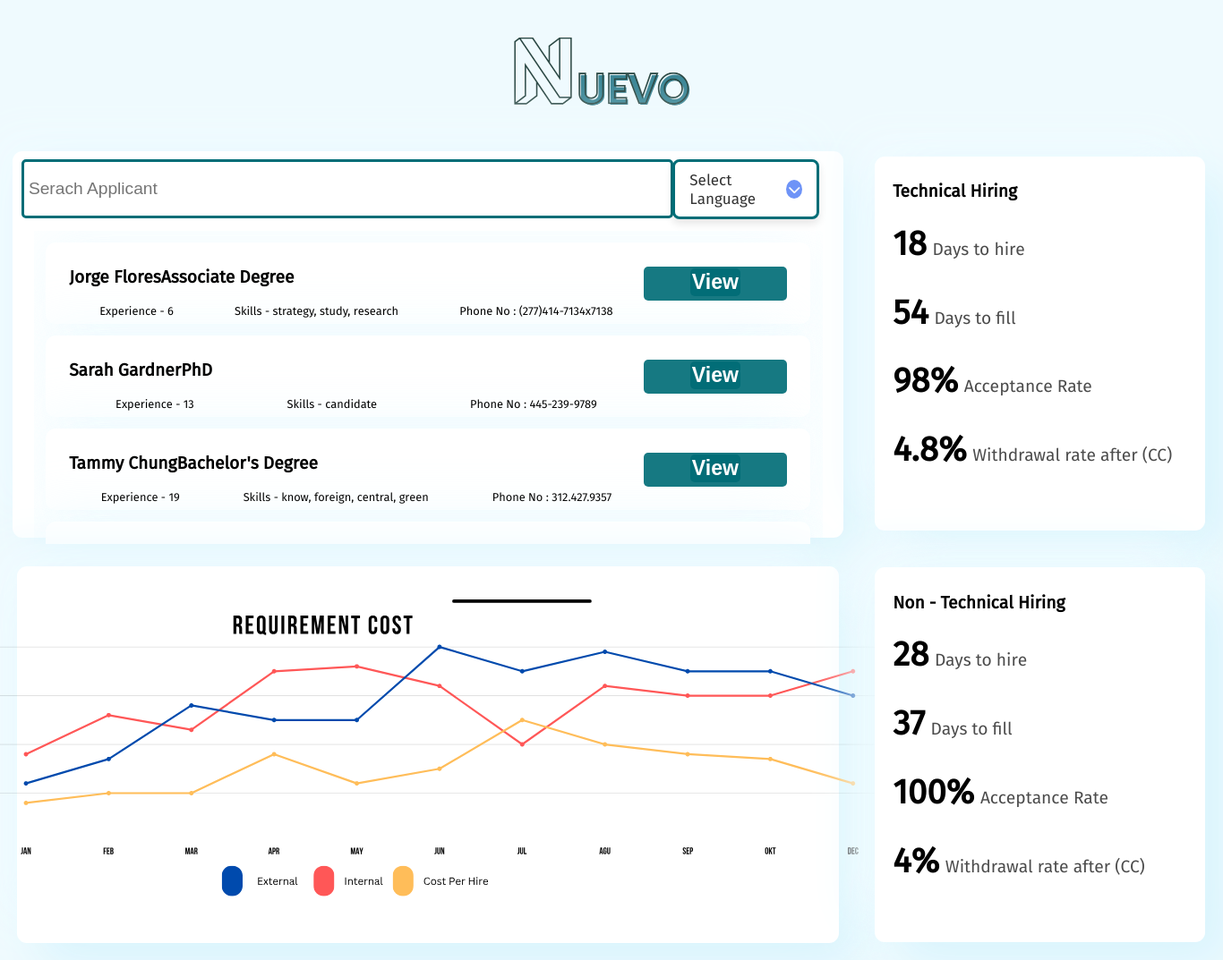
/dashboard/, run on the app's committed database.
### adminApp/models.py (models this page shows)
class Person(models.Model):
    name = models.CharField(max_length=255)
    qualifications = models.CharField(max_length=255)
    experience = models.IntegerField()
    skills = models.TextField()
    cultural_fit = models.CharField(max_length=255)
    phone_number = models.CharField(max_length=15)
    resume_path = models.CharField(null=True, blank=True, max_length=255)

### coreApp/views.py (the view)
# urls.py: path('dashboard/', views.dashboard, name='dashboard'),
def dashboard(request):
    people = Person.objects.all()
    all_skills = set()
    for person in people:
        skills = person.skills.split(', ')
        all_skills.update(skills)
    return render(request, 'core/dashboard.html', {'people': people, 'all_skills': all_skills})

### templates/core/dashboard.html (shortened to what this page needs)
{% load static %}
<!DOCTYPE html>
<html lang="en">
<head>
    <link rel="stylesheet" href="{% static "css/dashboard.css" %}"/>
</head>
<body>
    <div class="top-section">
        <div class="logo">
            <a id="logo" href="{% url 'home' %}">
                <img src="{% static "img/logo.png" %}" width="250px" height="130px" alt="nuevo logo" />
            </a>
        </div>
    </div>
    <div class="main-container">
        <div class="application-list" >
            <div class="serach-section">
                <div class="warp">
                    <div class="serach">
                        <input type="text" class="searchTerm" placeholder="Serach Applicant" oninput="searchApplicants()">
                    </div>
                </div>
                <div class="container">
                    <div class="select-btn">
                        <span class="btn-text">Select Language</span>
                        <span class="arrow-dwn">
                            <i class="fa-solid fa-chevron-down"></i>
                        </span>
                    </div>
                </div>
            </div>
            <div class="list">
                <div class="applications">
                    {% for person in people %}
                        <div class="applicant">
                            <div class="applicant-left-section">
                                <div class="applicant-top-section">
                                    <div class="applicant-name"> {{person.name}} </div>
                                    <div class="qualification"> {{ person.qualifications }} </div>
                                </div>
                                <div class="applicant-bottom-section">
                                    <div class="exprience">Experience - {{ person.experience }}</div>
                                    <div class="skills">Skills - {{ person.skills }}</div>
                                    <div class="phone-number">Phone No : {{ person.phone_number }}</div>
                                </div>
                            </div>
                            <div class="applicant-right-section">
                                <a class="view" href="{% url 'profile_view' user_id=person.id %}">
                                    <button class="view" data-user-id="{{ person.id }}" onclick="{% url 'profile_view' user_id=person.id %}" > View </button>
                                </a>
                            </div>
                        </div>
                    {% endfor %}
                </div>
            </div>
        </div>
        <div class="technical-hiring">
            <div class="technical-head">Technical Hiring</div>
                <li class="technical-list">
                    <div class="large-text">18</div>
                    <div class="small-text">Days to hire</div>
                </li>
                <li class="technical-list">
                    <div class="large-text">54</div>
                    <div class="small-text">Days to fill</div>
                </li>
                <li class="technical-list">
                    <div class="large-text">98%</div>
                    <div class="small-text">Acceptance Rate</div>
                </li>
                <li class="technical-list">
                    <div class="large-text">4.8%</div>
                    <div class="small-text">Withdrawal rate after (CC) </div></li>
        </div>
        <div class="requirement-cost">
            <img src="{% static "img/graph.svg" %}" alt="">
        </div>
        <div class="non-technical-hiring">
            <div class="non-technical-head">Non - Technical Hiring</div>
            <ul>
                <li class="non-technical-list">
                    <div class="large-text">28</div>
                    <div class="small-text">Days to hire</div>
                </li>
                <li class="non-technical-list">
                    <div class="large-text">37</div>
                    <div class="small-text">Days to fill</div>
                </li>
                <li class="non-technical-list">
                    <div class="large-text">100%</div>
                    <div class="small-text">Acceptance Rate</div>
                </li>
                <li class="non-technical-list">
                    <div class="large-text">4%</div>
                    <div class="small-text">Withdrawal rate after (CC) </div></li>
            </ul>
        </div>
    </div>
</body>
</html>

### coreApp/static/css/dashboard.css (style rules this page uses)
* { margin: 0; padding: 0; }
body { background-color: #d9f4fd67; font-family: firasans; }
.top-section { display: flex; margin-top: 1.5%; justify-content: center; }
.searchTerm { width: 100%; border: 3px solid #006D77; padding: 5px; height: 50px; border-radius: 5px 5px 5px 5px; outline: none; font-size: 120%; color: #9DBFAF; }
.serach-section { display: grid; grid-template-columns: 8fr 2fr; gap: 2%; }
ul { list-style-type: none; }
.main-container { display: grid; grid-template-columns: 70% 30%; grid-template-rows: 50%; }
.application-list { background: white; margin: 1.5%; padding:1%; border-radius: 11px; box-shadow: 26px 26px 53px #d9f4fd, -26px -26px 53px #f0fbff; height: 90%; }
.applicant { display: grid; margin:1.5%; padding: 3%; grid-template-columns: 4fr 1fr; border-radius: 11px; background: white; box-shadow: 20px 20px 60px rgba(217, 244, 253, .2), -20px -20px 60px rgba(217, 244, 253, .2); }
.list { margin: 1.5%; }
.applications { max-height: 350px; overflow-y: auto; }
.applicant-left-section { display: grid; gap: 50%; }
.applicant-top-section { display: flex; font-size: 120%; font-weight: 900; }
.applicant-bottom-section { display: flex; justify-content: space-around; font-size: 80%; }
.applicant-right-section { display: grid; gap: 20%; }
.view { text-align: center; padding: 2px; background: #006d77e9; color: #fff; border: none; font-size: 120%; font-weight: bolder; border-radius: 5px; }
.technical-head, .non-technical-head { font-weight: bolder; font-size: 120%; }
.technical-hiring, .non-technical-hiring { margin: 5%; padding: 5%; border-radius: 11px; background: white; box-shadow: 26px 26px 53px #d9f4fd, -26px -26px 53px #f0fbff; line-height: 2.0; }
.technical-list, .non-technical-list { display: flex; align-items: baseline; }
.large-text { margin-right:2% ; font-weight: bolder; font-size: 240%; }
.small-text { font-size: 120%; opacity: .7; }
.requirement-cost { background: white; margin: 2%; padding: 1%; border-radius: 11px; box-shadow: 26px 26px 53px #d9f4fd, -26px -26px 53px #f0fbff; display: flex; justify-content: center; }
.container { position: absolute; right: 33%; max-width: 12%; width: 100%; }
.select-btn { display: flex; height: 3.8em; align-items: center; justify-content: space-between; padding: 0 16px; border-radius: 8px; cursor: pointer; background-color: #fff; border: 3px solid #006D77; box-shadow: 0 5px 10px rgba(0, 0, 0, 0.1); }
.select-btn .btn-text { font-size: 17px; font-weight: 400; color: #333; }
.select-btn .arrow-dwn { display: flex; height: 21px; width: 21px; color: #fff; font-size: 14px; border-radius: 50%; background: #6e93f7; align-items: center; justify-content: center; transition: 0.3s; }

### data on the page
Person: name "Jorge Flores", qualifications "Associate Degree", experience "6", skills "strategy, study, research", phone_number "(277)414-7134x7138"
Person: name "Sarah Gardner", qualifications "PhD", experience "13", skills "candidate", phone_number "445-239-9789"
Person: name "Tammy Chung", qualifications "Bachelor's Degree", experience "19", skills "know, foreign, central, green", phone_number "312.427.9357"
